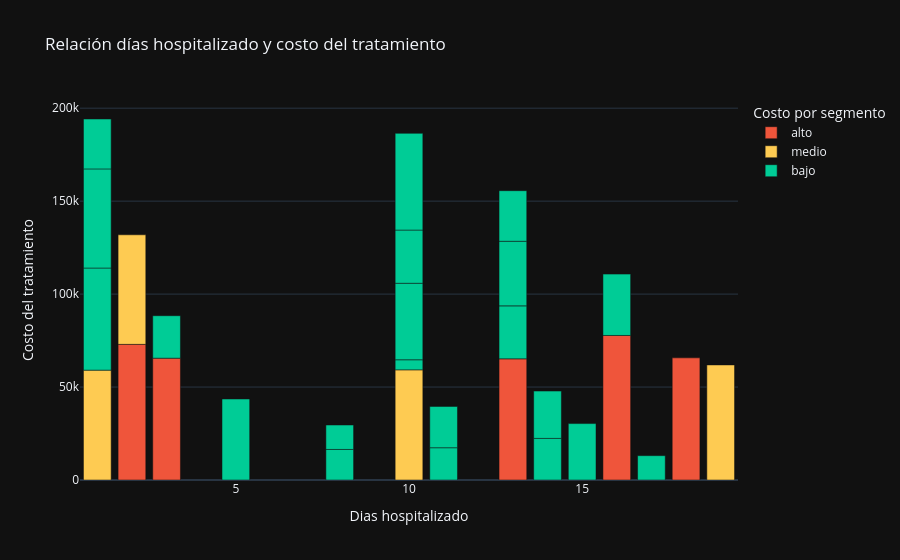

The code cell stored with this chart in its notebook:
### Code cell
import plotly.express as px

fig1 = px.bar(
    df,
    x= 'dias_hospitalizado',
    y='costo_tratamiento',
    color='segmento_costo',
    color_discrete_map={
                 'alto': "#EF553B",
                 'medio' : '#FECB52',
                 'bajo': "#00CC96"
                 
             },
    template='plotly_dark',
    title='Relación días hospitalizado y costo del tratamiento',
    labels={
        'costo_tratamiento' : 'Costo del tratamiento',
        'segmento_costo' : 'Costo por segmento',
        'dias_hospitalizado' : 'Dias hospitalizado',
        'alto' : 'alto costo'
    },
    category_orders={"segmento_costo": ["alto", "medio", "bajo"]}
    )

fig1.show()

### Figure 1 — Plotly figure (JSON) as saved in the notebook; plotly's stock layout.template omitted (floating-point values rounded to 4 significant figures)
{"data": [{"hovertemplate": "Costo por segmento=alto<br>Dias hospitalizado=%{x}<br>Costo del tratamiento=%{y}<extra></extra>", "legendgroup": "alto", "marker": {"color": "#EF553B", "pattern": {"shape": ""}}, "name": "alto", "orientation": "v", "showlegend": true, "textposition": "auto", "type": "bar", "x": [2, 13, 18, 16, 3], "xaxis": "x", "y": [72971, 65172, 65709, 77751, 65528], "yaxis": "y"}, {"hovertemplate": "Costo por segmento=medio<br>Dias hospitalizado=%{x}<br>Costo del tratamiento=%{y}<extra></extra>", "legendgroup": "medio", "marker": {"color": "#FECB52", "pattern": {"shape": ""}}, "name": "medio", "orientation": "v", "showlegend": true, "textposition": "auto", "type": "bar", "x": [10, 1, 2, 19], "xaxis": "x", "y": [59259, 59104, 58934, 61899], "yaxis": "y"}, {"hovertemplate": "Costo por segmento=bajo<br>Dias hospitalizado=%{x}<br>Costo del tratamiento=%{y}<extra></extra>", "legendgroup": "bajo", "marker": {"color": "#00CC96", "pattern": {"shape": ""}}, "name": "bajo", "orientation": "v", "showlegend": true, "textposition": "auto", "type": "bar", "x": [5, 14, 15, 13, 13, 3, 1, 14, 13, 16, 8, 10, 10, 10, 8, 11, 1, 17, 1, 11, 10], "xaxis": "x", "y": [43590, 22379, 30350, 28499, 34741, 22848, 54924, 25457, 27221, 32996, 16435, 5408, 41170, 28614, 13140, 17366, 53320, 13094, 26842, 22221, 52021], "yaxis": "y"}], "layout": {"barmode": "relative", "legend": {"title": {"text": "Costo por segmento"}, "tracegroupgap": 0}, "title": {"text": "Relación días hospitalizado y costo del tratamiento"}, "xaxis": {"anchor": "y", "domain": [0, 1], "title": {"text": "Dias hospitalizado"}}, "yaxis": {"anchor": "x", "domain": [0, 1], "title": {"text": "Costo del tratamiento"}}}}
